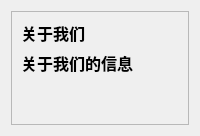
               <widget class="QWidget" name="aboutMainPage">
                <layout class="QHBoxLayout" name="horizontalLayout_22">
                 <item>
                  <layout class="QVBoxLayout" name="verticalLayout_16">
                   <item>
                    <widget class="QFrame" name="frame_9">
                     <property name="frameShape">
                      <enum>QFrame::StyledPanel</enum>
                     </property>
                     <property name="frameShadow">
                      <enum>QFrame::Raised</enum>
                     </property>
                     <layout class="QVBoxLayout" name="verticalLayout_19">
                      <item>
                       <widget class="QLabel" name="label_5">
                        <property name="font">
                         <font>
                          <family>微软雅黑</family>
                          <pointsize>12</pointsize>
                          <weight>75</weight>
                          <bold>true</bold>
                         </font>
                        </property>
                        <property name="text">
                         <string>关于我们</string>
                        </property>
                       </widget>
                      </item>
                      <item>
                       <widget class="QLabel" name="aboutText">
                        <property name="sizePolicy">
                         <sizepolicy hsizetype="Expanding" vsizetype="Expanding">
                          <horstretch>0</horstretch>
                          <verstretch>0</verstretch>
                         </sizepolicy>
                        </property>
                        <property name="font">
                         <font>
                          <family>微软雅黑</family>
                          <pointsize>12</pointsize>
                          <weight>75</weight>
                          <bold>true</bold>
                         </font>
                        </property>
                        <property name="text">
                         <string>关于我们的信息</string>
                        </property>
                       </widget>
                      </item>
                      <item>
                       <spacer name="verticalSpacer_4">
                        <property name="orientation">
                         <enum>Qt::Vertical</enum>
                        </property>
                        <property name="sizeHint" stdset="0">
                         <size>
                          <width>20</width>
                          <height>40</height>
                         </size>
                        </property>
                       </spacer>
                      </item>
                     </layout>
                    </widget>
                   </item>
                  </layout>
                 </item>
                </layout>
               </widget>
